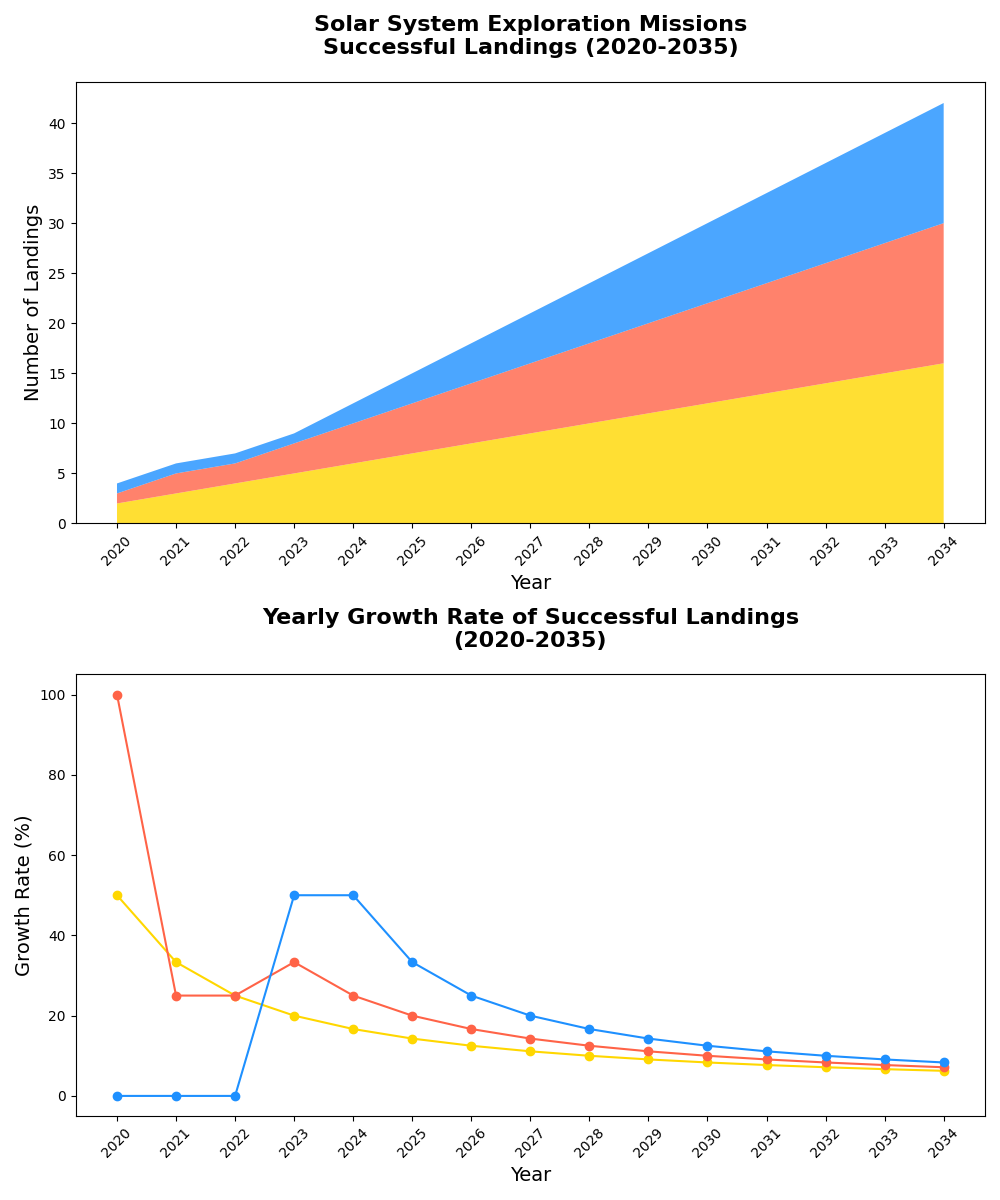

Write the Python code that produced this figure.
import matplotlib.pyplot as plt
import numpy as np

# Define the years
years = np.arange(2020, 2035)

# Define the number of successful landings
moon_landings = np.array([2, 3, 4, 5, 6, 7, 8, 9, 10, 11, 12, 13, 14, 15, 16])
mars_landings = np.array([1, 2, 2, 3, 4, 5, 6, 7, 8, 9, 10, 11, 12, 13, 14])
venus_landings = np.array([1, 1, 1, 1, 2, 3, 4, 5, 6, 7, 8, 9, 10, 11, 12])

# Create the figure and subplots
fig, (ax1, ax2) = plt.subplots(2, 1, figsize=(10, 12))

# Subplot 1: Stacked Area Chart for Landings
ax1.stackplot(years, moon_landings, mars_landings, venus_landings,
              colors=['#FFD700', '#FF6347', '#1E90FF'], alpha=0.8)
ax1.set_title("Solar System Exploration Missions\nSuccessful Landings (2020-2035)", fontsize=16, fontweight='bold', pad=20)
ax1.set_xlabel("Year", fontsize=14)
ax1.set_ylabel("Number of Landings", fontsize=14)
ax1.set_xticks(years[::1])
ax1.tick_params(axis='x', rotation=45)

# Subplot 2: Line Plot for Yearly Growth Rate
moon_growth_rate = np.gradient(moon_landings) / moon_landings * 100
mars_growth_rate = np.gradient(mars_landings) / mars_landings * 100
venus_growth_rate = np.gradient(venus_landings) / venus_landings * 100

ax2.plot(years, moon_growth_rate, color='#FFD700', marker='o')
ax2.plot(years, mars_growth_rate, color='#FF6347', marker='o')
ax2.plot(years, venus_growth_rate, color='#1E90FF', marker='o')
ax2.set_title("Yearly Growth Rate of Successful Landings\n(2020-2035)", fontsize=16, fontweight='bold', pad=20)
ax2.set_xlabel("Year", fontsize=14)
ax2.set_ylabel("Growth Rate (%)", fontsize=14)
ax2.set_xticks(years[::1])
ax2.tick_params(axis='x', rotation=45)

plt.tight_layout()
plt.show()
